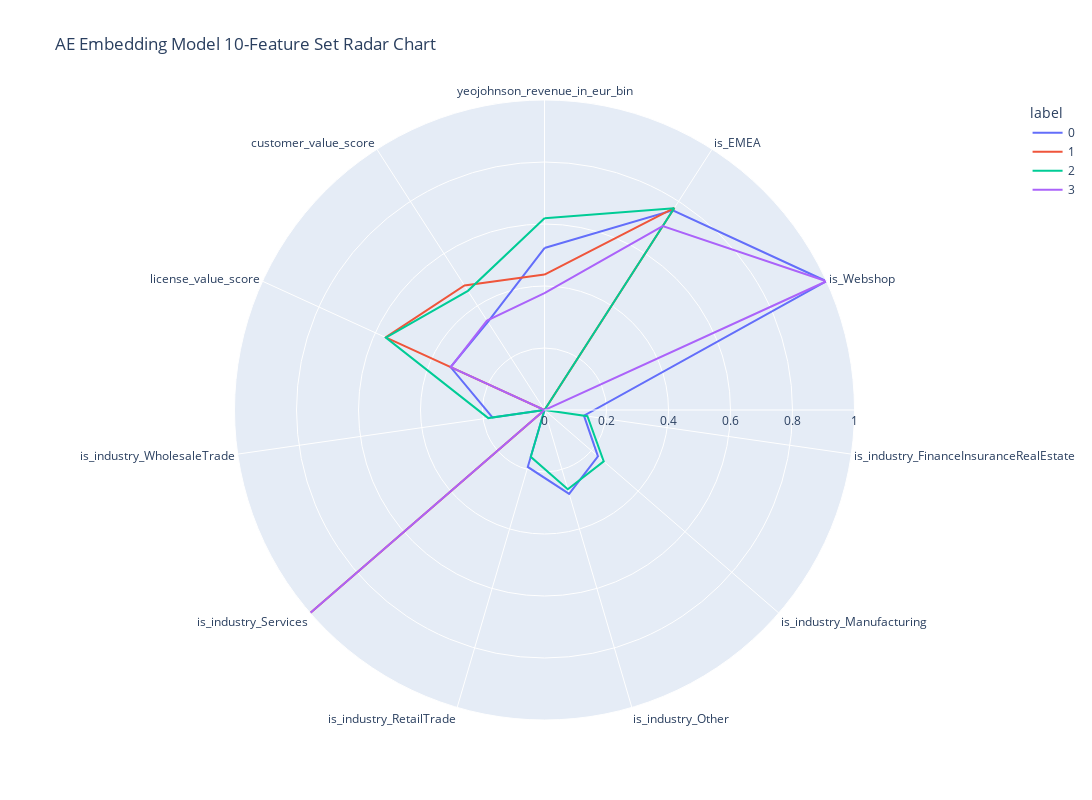

This figure's notebook cell:
### Code cell
clusters=pd.DataFrame(features, columns=features_df.columns)
clusters['label']=kmeans.labels_
polar=clusters.groupby("label").mean().reset_index()
polar=pd.melt(polar,id_vars=["label"])
fig = px.line_polar(polar, r="value", theta="variable", color="label", 
                    line_close=True,
                    height=800,
                    width=1200, 
                    title="AE Embedding Model 10-Feature Set Radar Chart")
fig.show()

### Figure 1 — Plotly figure (JSON) as saved in the notebook; plotly's stock layout.template omitted (floating-point values rounded to 4 significant figures)
{"data": [{"hovertemplate": "label=0<br>value=%{r}<br>variable=%{theta}<extra></extra>", "legendgroup": "0", "line": {"color": "#636efa", "dash": "solid"}, "marker": {"symbol": "circle"}, "mode": "lines", "name": "0", "r": [0.5224, 0.7654, 1, 0.1286, 0.2282, 0.2821, 0.1915, 0, 0.1696, 0.3331, 0.3377, 0.5224], "showlegend": true, "subplot": "polar", "theta": ["yeojohnson_revenue_in_eur_bin", "is_EMEA", "is_Webshop", "is_industry_FinanceInsuranceRealEstate", "is_industry_Manufacturing", "is_industry_Other", "is_industry_RetailTrade", "is_industry_Services", "is_industry_WholesaleTrade", "license_value_score", "customer_value_score", "yeojohnson_revenue_in_eur_bin"], "type": "scatterpolar"}, {"hovertemplate": "label=1<br>value=%{r}<br>variable=%{theta}<extra></extra>", "legendgroup": "1", "line": {"color": "#EF553B", "dash": "solid"}, "marker": {"symbol": "circle"}, "mode": "lines", "name": "1", "r": [0.4368, 0.7749, 0, 0, 0, 0, 0, 1, 0, 0.5633, 0.4773, 0.4368], "showlegend": true, "subplot": "polar", "theta": ["yeojohnson_revenue_in_eur_bin", "is_EMEA", "is_Webshop", "is_industry_FinanceInsuranceRealEstate", "is_industry_Manufacturing", "is_industry_Other", "is_industry_RetailTrade", "is_industry_Services", "is_industry_WholesaleTrade", "license_value_score", "customer_value_score", "yeojohnson_revenue_in_eur_bin"], "type": "scatterpolar"}, {"hovertemplate": "label=2<br>value=%{r}<br>variable=%{theta}<extra></extra>", "legendgroup": "2", "line": {"color": "#00cc96", "dash": "solid"}, "marker": {"symbol": "circle"}, "mode": "lines", "name": "2", "r": [0.6187, 0.7737, 0, 0.1399, 0.2529, 0.2667, 0.1573, 0, 0.1832, 0.5626, 0.457, 0.6187], "showlegend": true, "subplot": "polar", "theta": ["yeojohnson_revenue_in_eur_bin", "is_EMEA", "is_Webshop", "is_industry_FinanceInsuranceRealEstate", "is_industry_Manufacturing", "is_industry_Other", "is_industry_RetailTrade", "is_industry_Services", "is_industry_WholesaleTrade", "license_value_score", "customer_value_score", "yeojohnson_revenue_in_eur_bin"], "type": "scatterpolar"}, {"hovertemplate": "label=3<br>value=%{r}<br>variable=%{theta}<extra></extra>", "legendgroup": "3", "line": {"color": "#ab63fa", "dash": "solid"}, "marker": {"symbol": "circle"}, "mode": "lines", "name": "3", "r": [0.3768, 0.7052, 1, 0, 0, 0, 0, 1, 0, 0.3324, 0.3431, 0.3768], "showlegend": true, "subplot": "polar", "theta": ["yeojohnson_revenue_in_eur_bin", "is_EMEA", "is_Webshop", "is_industry_FinanceInsuranceRealEstate", "is_industry_Manufacturing", "is_industry_Other", "is_industry_RetailTrade", "is_industry_Services", "is_industry_WholesaleTrade", "license_value_score", "customer_value_score", "yeojohnson_revenue_in_eur_bin"], "type": "scatterpolar"}], "layout": {"height": 800, "legend": {"title": {"text": "label"}, "tracegroupgap": 0}, "polar": {"angularaxis": {"direction": "clockwise", "rotation": 90}, "domain": {"x": [0, 1], "y": [0, 1]}}, "title": {"text": "AE Embedding Model 10-Feature Set Radar Chart"}, "width": 1200}}
